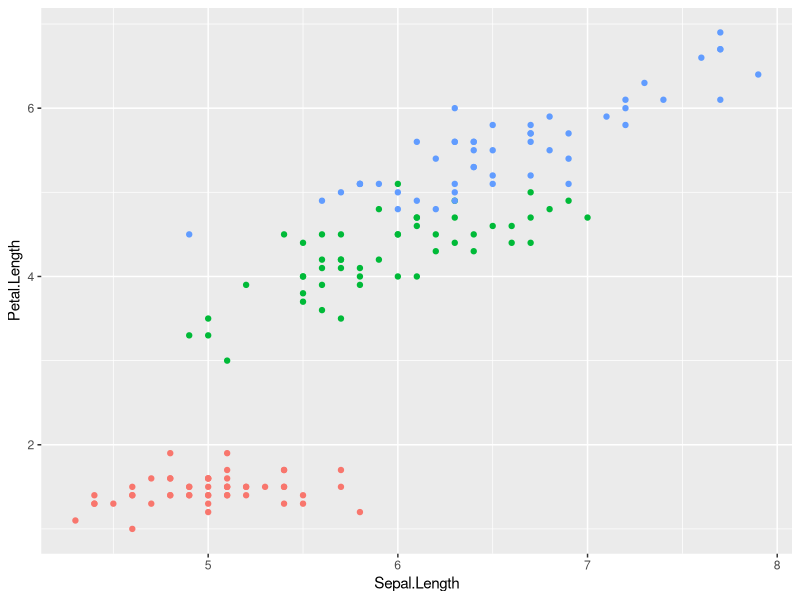
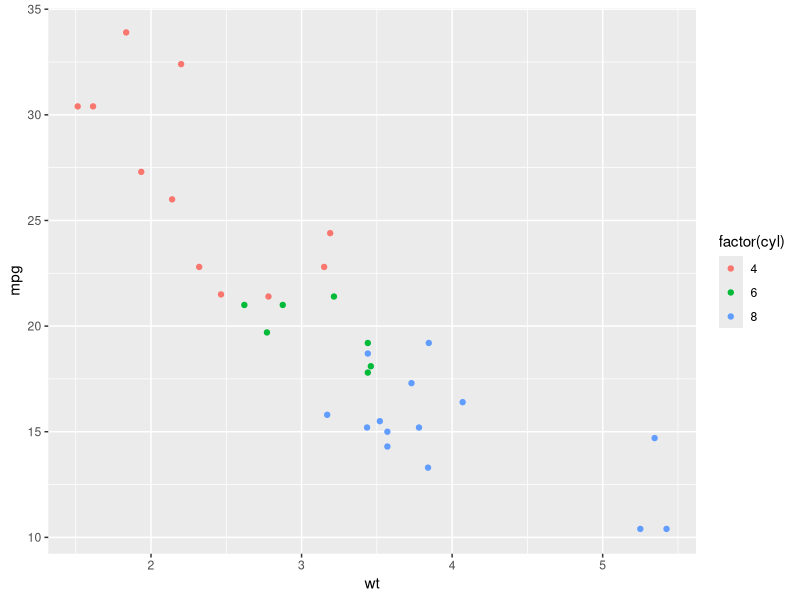
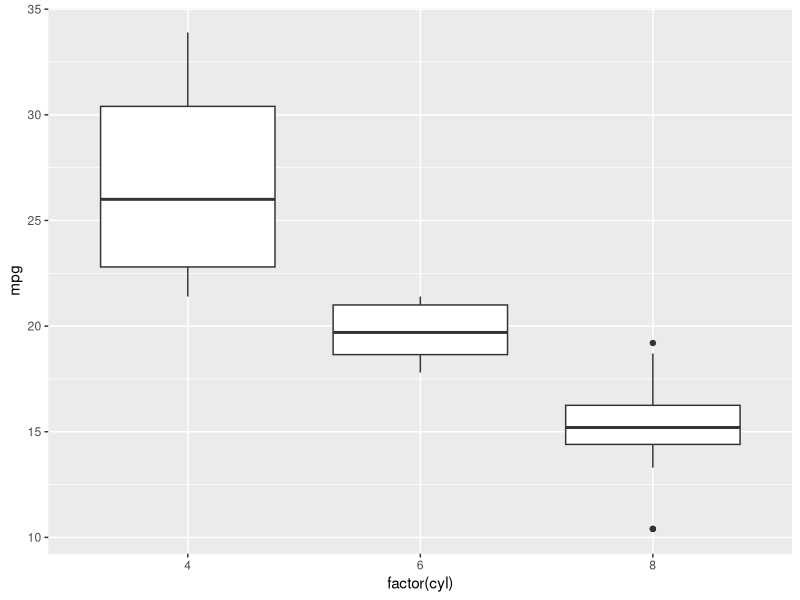
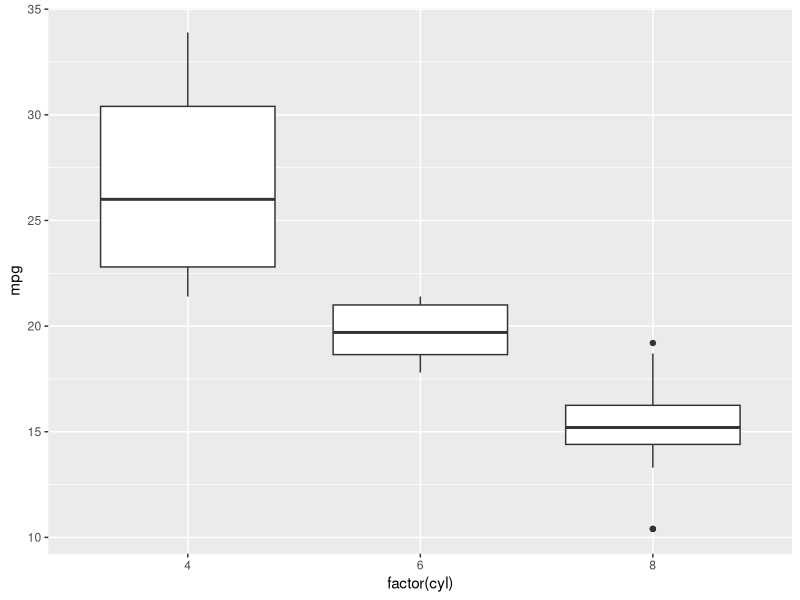

Generate these figures, in order, with R:
## ---- chunk 1
library(ggplot2)
qplot(Sepal.Length, Petal.Length, data = iris, color = Species) +
  theme(legend.position="none")
## ---- chunk 2
qplot(wt, mpg, data=mtcars, colour=factor(cyl))
## ---- chunk 3
qplot(factor(cyl), mpg, data = mtcars, geom = "boxplot")
## ---- chunk 4
qplot(factor(cyl), mpg, data = mtcars, geom = "boxplot")
## ---- chunk 5
library(xtable)
options(xtable.comment = FALSE)
options(xtable.booktabs = TRUE)
xtable(head(mtcars[,1:6]), caption = "First rows of mtcars")
